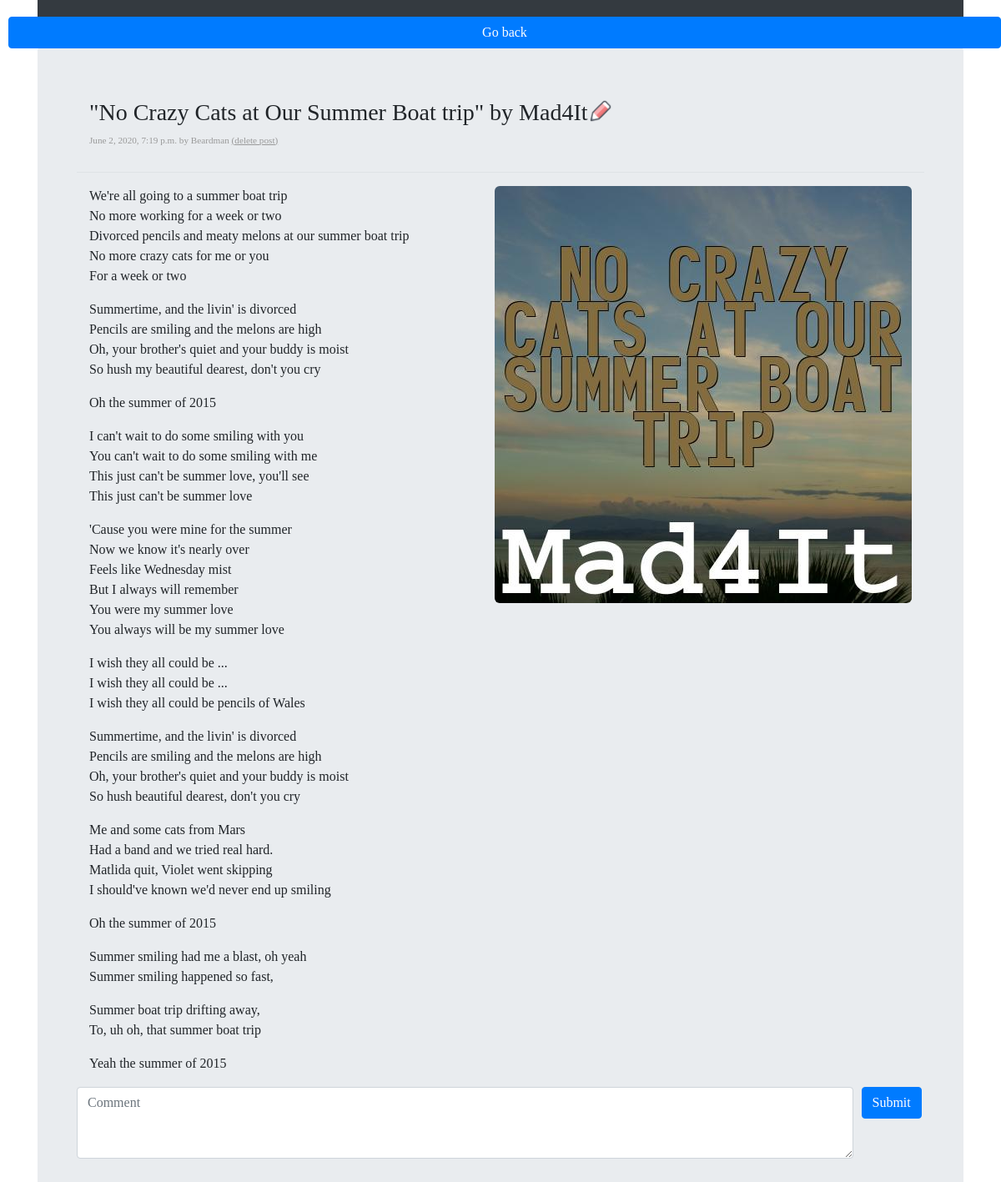
Page /posts/19 (signed in) on the committed database.
### blog/models.py (models this page shows, shortened)
class Post(models.Model):
    author = models.ForeignKey(User, on_delete=models.CASCADE, related_name='user_posts')
    title = models.CharField(max_length=100)
    text = models.CharField(max_length=65536)
    creation_date = models.DateTimeField(auto_now_add=True)
    image = models.ImageField(upload_to='attachments/', blank=True)

### blog/views.py (the view)
# urls.py: re_path('posts/(?P<pid>\d+)', PostView.as_view(), name='post'),
class PostView(TemplateView):
    template_name = 'post.html'
    def get_context_data(self, **kwargs):
        context = super().get_context_data(**kwargs)
        pid = kwargs['pid']
        context['pid'] = pid
        context['post'] = Post.objects.get(id=pid)
        context['comments'] = Comment.objects.filter(post_id=pid).order_by('-creation_date')
        context['comment_form'] = forms.CommentForm()
        return context
    def post(self, request, *args, **kwargs):
        form = forms.CommentForm(request.POST)
        pid = kwargs['pid']
        if form.is_valid():
            comment_obj = form.save(commit=False)
            comment_obj.post_id = pid
            comment_obj.author_id = request.user.id
            comment_obj.save()
        else:
            print(form.errors)
        context = self.get_context_data(**kwargs)
        return super(TemplateView, self).render_to_response(context)

### blog/forms.py
class CommentForm(forms.ModelForm):
    text = forms.CharField(label=False,
                           widget=forms.Textarea(attrs={'class': 'form-control',
                                                        'rows': "3",
                                                        'placeholder': 'Comment'}))
    class Meta:
        model = Comment
        fields = ('text',)

### templates/post.html (shortened to what this page needs)
{% extends 'base.html' %}
{% block title %}
    {% load static %}
{% endblock %}
{% block content %}
    <div class="container border-bottom blog-post">
        <div class="row container">
            <h3>{{ post.title }}</h3>
            {% if user == post.author or user.is_staff %}
                <a href="{% url 'update' pk=post.id %}">
                    <img src="{% static '/images/edit.png' %}" style="border: none; background: none" height="30" width="30">
                </a>
            {% endif %}
        </div>
        <div class="blog-post-meta">
            {{ post.creation_date }} by {{ post.author }}
            {% if user == post.author or user.is_staff %}
                <a href="{% url 'delete_post' pk=post.id %}" id="delete_btn">(delete post)</a>
            {% endif %}
        </div>
    </div>
    <div class="container">
        {% if post.image %}
        <img id="myImg" class="post-image" src="{{ MEDIA_URL }}{{ post.image }}">
        {% endif %}
        <p style="text-align: justify;">{{ post.text|linebreaks }}</p>
    </div>
    <button id="return_btn" type="submit" class="btn btn-primary fixed-top return-btn d-none d-lg-block"
            onclick="window.history.go(-1); return false;">Go back</button>
    <form action="{{ url }}" method="post">
        <div class="form-row">
            <div class="col-sm-11">
                {{ comment_form }}
            </div>
            <div class="col-sm-1">
                {% if user.is_authenticated %}
                    <button type="submit" class="btn btn-primary mb-2">Submit</button>
                {% else %}
                    <button class="btn btn-secondary mb-2" style="font-size: 0.7em" disabled>Login<br>to comment</button>
                {% endif %}
            </div>
        </div>
    </form>
{% endblock %}

### static/basic.css (style rules this page uses)
body { font-family: 'Libre Baskerville', serif; }
.blog-post-meta { color: #999; font-size: 0.7em; }
.blog-post { padding-bottom: 30px; padding-top: 30px; }
.return-btn { margin: 20px 0px 0px 10px; }
.post-image { float: right; max-width: 60%; margin-left: 20px; margin-bottom: 20px; border-radius: 6px; }
#delete_btn { background: none; border: none; padding: 0; color: #999; text-decoration: underline; cursor: pointer; }

### rows in the picture
Post: title "\"No Crazy Cats at Our Summer Boat trip\" by Mad4It", creation_date "June 2, 2020, 7:19 p.m.", author "Beardman", image (picture), text "We're all going to a summer boat trip No more working for a week or two Divorced pencils and meaty melons at our summer boat trip No more crazy cats for me or you For a week or two Summertime, and the livin' is divorced Pencils are smiling and the melons are high Oh, your brother's quiet and your buddy is moist So hush my beautiful dearest, don't you cry Oh the summer of 2015 I can't wait to do some smiling with you You can't wait to do some smiling with me This just can't be summer love, you'll see This just can't be summer love 'Cause you were mine for the summer Now we know it's nearly over Feels like Wednesday mist But I always will remember You were my summer love You always will be my…"
